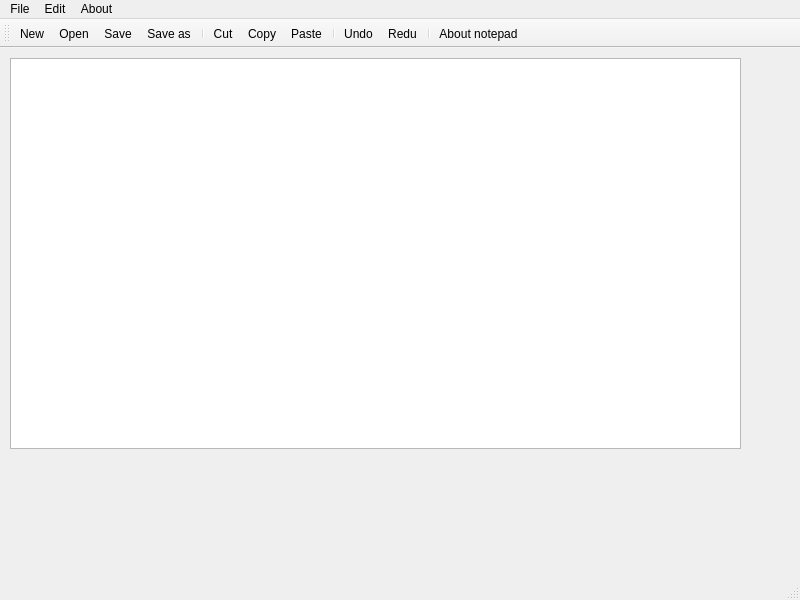
<?xml version="1.0" encoding="UTF-8"?>
<ui version="4.0">
 <class>MainWindow</class>
 <widget class="QMainWindow" name="MainWindow">
  <property name="geometry">
   <rect>
    <x>0</x>
    <y>0</y>
    <width>800</width>
    <height>600</height>
   </rect>
  </property>
  <property name="windowTitle">
   <string>MainWindow</string>
  </property>
  <widget class="QWidget" name="centralwidget">
   <widget class="QTextEdit" name="textEdit">
    <property name="geometry">
     <rect>
      <x>10</x>
      <y>10</y>
      <width>731</width>
      <height>391</height>
     </rect>
    </property>
   </widget>
  </widget>
  <widget class="QMenuBar" name="menubar">
   <property name="geometry">
    <rect>
     <x>0</x>
     <y>0</y>
     <width>800</width>
     <height>22</height>
    </rect>
   </property>
   <widget class="QMenu" name="menuFile">
    <property name="title">
     <string>File</string>
    </property>
    <addaction name="actionNew"/>
    <addaction name="actionOpen"/>
    <addaction name="separator"/>
    <addaction name="actionSave"/>
    <addaction name="actionSave_as"/>
   </widget>
   <widget class="QMenu" name="menuEdit">
    <property name="title">
     <string>Edit</string>
    </property>
    <addaction name="actionCut"/>
    <addaction name="actionCopy"/>
    <addaction name="actionPaste"/>
    <addaction name="separator"/>
    <addaction name="actionRedu"/>
    <addaction name="actionUndo"/>
   </widget>
   <widget class="QMenu" name="menuAbout">
    <property name="title">
     <string>About</string>
    </property>
    <addaction name="actionAbout_notepad"/>
   </widget>
   <addaction name="menuFile"/>
   <addaction name="menuEdit"/>
   <addaction name="menuAbout"/>
  </widget>
  <widget class="QStatusBar" name="statusbar"/>
  <widget class="QToolBar" name="toolBar">
   <property name="windowTitle">
    <string>toolBar</string>
   </property>
   <attribute name="toolBarArea">
    <enum>TopToolBarArea</enum>
   </attribute>
   <attribute name="toolBarBreak">
    <bool>false</bool>
   </attribute>
   <addaction name="actionNew"/>
   <addaction name="actionOpen"/>
   <addaction name="actionSave"/>
   <addaction name="actionSave_as"/>
   <addaction name="separator"/>
   <addaction name="actionCut"/>
   <addaction name="actionCopy"/>
   <addaction name="actionPaste"/>
   <addaction name="separator"/>
   <addaction name="actionUndo"/>
   <addaction name="actionRedu"/>
   <addaction name="separator"/>
   <addaction name="actionAbout_notepad"/>
  </widget>
  <action name="actionNew">
   <property name="icon">
    <iconset resource="Resourse.qrc">
     <normaloff>:/icon/Images/new.png</normaloff>:/icon/Images/new.png</iconset>
   </property>
   <property name="text">
    <string>New</string>
   </property>
  </action>
  <action name="actionOpen">
   <property name="icon">
    <iconset resource="Resourse.qrc">
     <normaloff>:/icon/Images/open.png</normaloff>:/icon/Images/open.png</iconset>
   </property>
   <property name="text">
    <string>Open</string>
   </property>
  </action>
  <action name="actionSave">
   <property name="icon">
    <iconset resource="Resourse.qrc">
     <normaloff>:/icon/Images/save.png</normaloff>:/icon/Images/save.png</iconset>
   </property>
   <property name="text">
    <string>Save</string>
   </property>
  </action>
  <action name="actionSave_as">
   <property name="icon">
    <iconset resource="Resourse.qrc">
     <normaloff>:/icon/Images/save as.png</normaloff>:/icon/Images/save as.png</iconset>
   </property>
   <property name="text">
    <string>Save as</string>
   </property>
  </action>
  <action name="actionCut">
   <property name="icon">
    <iconset resource="Resourse.qrc">
     <normaloff>:/icon/Images/cut.png</normaloff>:/icon/Images/cut.png</iconset>
   </property>
   <property name="text">
    <string>Cut</string>
   </property>
  </action>
  <action name="actionCopy">
   <property name="icon">
    <iconset resource="Resourse.qrc">
     <normaloff>:/icon/Images/copy.png</normaloff>:/icon/Images/copy.png</iconset>
   </property>
   <property name="text">
    <string>Copy</string>
   </property>
  </action>
  <action name="actionPaste">
   <property name="icon">
    <iconset resource="Resourse.qrc">
     <normaloff>:/icon/Images/paste.png</normaloff>:/icon/Images/paste.png</iconset>
   </property>
   <property name="text">
    <string>Paste</string>
   </property>
  </action>
  <action name="actionRedu">
   <property name="icon">
    <iconset resource="Resourse.qrc">
     <normaloff>:/icon/Images/Redo.png</normaloff>:/icon/Images/Redo.png</iconset>
   </property>
   <property name="text">
    <string>Redu</string>
   </property>
  </action>
  <action name="actionUndo">
   <property name="icon">
    <iconset resource="Resourse.qrc">
     <normaloff>:/icon/Images/Undo.png</normaloff>:/icon/Images/Undo.png</iconset>
   </property>
   <property name="text">
    <string>Undo</string>
   </property>
  </action>
  <action name="actionAbout_notepad">
   <property name="icon">
    <iconset resource="Resourse.qrc">
     <normaloff>:/icon/Images/icons8-about-64.png</normaloff>:/icon/Images/icons8-about-64.png</iconset>
   </property>
   <property name="text">
    <string>About notepad</string>
   </property>
  </action>
 </widget>
 <resources>
  <include location="Resourse.qrc"/>
 </resources>
 <connections/>
</ui>
